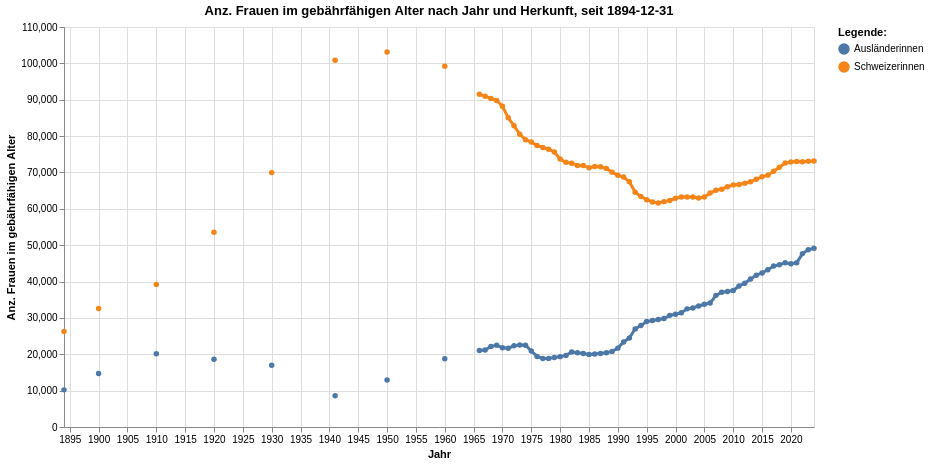

Notebook code for this chart:
### Code cell
grafik2 = mypy_dv.plot_altair_multiline_highlight(
    data = myAgg2.reset_index().sort_values('HerkunftMutterCd', ascending=True)
    ,x = 'StichtagDatJahr'
    ,y = 'Frauen15bis49_noDM'
    ,x_beschriftung = 'Jahr'
    , y_beschriftung = 'Anz. Frauen im gebährfähigen Alter'
    ,category = "HerkunftMutterLang"
    ,category_beschriftung= 'Legende:'
    ,warning_status = "ignore" #always or ignore
    ,myTitle="Anz. Frauen im gebährfähigen Alter nach Jahr und Herkunft, seit "+data_min_date
)
grafik2

### Figure 1 — Vega-Lite specification as saved in the notebook (floating-point values rounded to 4 significant figures; data arrays with more than 128 entries replaced by an {"elided": "..."} marker saying what was removed)
{"config": {"view": {"continuousWidth": 300, "continuousHeight": 300}}, "layer": [{"mark": {"type": "circle"}, "encoding": {"color": {"field": "HerkunftMutterLang", "legend": {"orient": "right", "title": "Legende:"}, "type": "nominal"}, "opacity": {"value": 1.3}, "tooltip": [{"field": "StichtagDatJahr", "type": "temporal"}, {"field": "HerkunftMutterLang", "type": "nominal"}, {"field": "Frauen15bis49_noDM", "type": "quantitative"}], "x": {"axis": {"title": "Jahr"}, "field": "StichtagDatJahr", "type": "temporal"}, "y": {"axis": {"title": "Anz. Frauen im gebährfähigen Alter"}, "field": "Frauen15bis49_noDM", "type": "quantitative"}}, "name": "view_13", "title": "Anz. Frauen im gebährfähigen Alter nach Jahr und Herkunft, seit 1894-12-31"}, {"mark": {"type": "line"}, "encoding": {"color": {"field": "HerkunftMutterLang", "legend": {"orient": "right", "title": "Legende:"}, "type": "nominal"}, "size": {"condition": {"test": {"not": {"param": "param_13"}}, "value": 1.2}, "value": 3}, "tooltip": [{"field": "StichtagDatJahr", "type": "temporal"}, {"field": "HerkunftMutterLang", "type": "nominal"}, {"field": "Frauen15bis49_noDM", "type": "quantitative"}], "x": {"axis": {"title": "Jahr"}, "field": "StichtagDatJahr", "type": "temporal"}, "y": {"axis": {"title": "Anz. Frauen im gebährfähigen Alter"}, "field": "Frauen15bis49_noDM", "type": "quantitative"}}, "title": "Anz. Frauen im gebährfähigen Alter nach Jahr und Herkunft, seit 1894-12-31"}], "data": {"name": "data-110faf8c1b6a33287d287f70b3387668"}, "height": 400, "params": [{"name": "param_13", "select": {"type": "point", "fields": ["HerkunftMutterLang"], "nearest": true, "on": "pointerover"}, "views": ["view_13"]}], "width": 750, "$schema": "https://vega.github.io/schema/vega-lite/v5.8.0.json", "datasets": {"data-110faf8c1b6a33287d287f70b3387668": {"elided": "262 records"}}}
